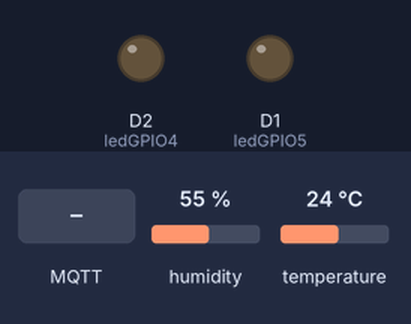
The sketch below on a simulated ESP8266 (NodeMCU). On the bench: output pins drawn as LEDs (lit = HIGH). Inputs (shaded band) come from the test bench; at power-on: humidity 55 %, temperature 24 °C. WiFi joins after 1.5 s; servers stay silent unless stated; no MQTT or app messages arrive unless stated; what the sketch prints to the serial monitor is not drawn.

Above: at 2.7 s.
2.8 s: MQTT message "0" arrives on the first subscribed topic
At 12.0 s:
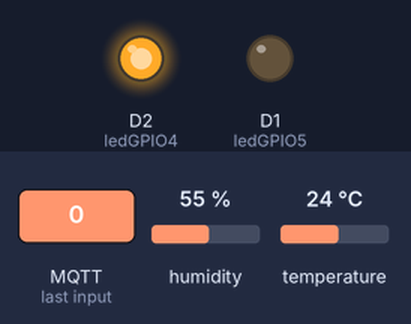
13.1 s: MQTT message "0" arrives on the second subscribed topic
At 22.8 s:
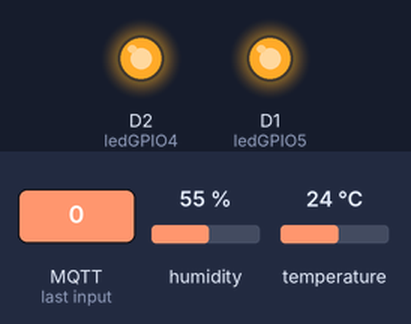
23.1 s: MQTT message "1" arrives on the first subscribed topic
At 32.7 s:
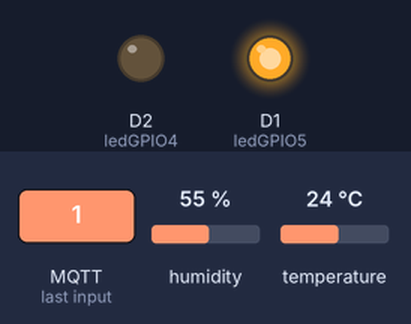
33.1 s: MQTT message "1" arrives on the second subscribed topic
At 42.4 s:
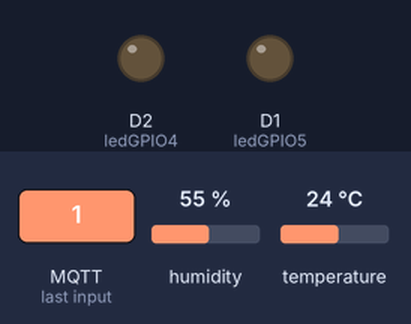
Timing chart, 0 to 43.9 s (numbered marks = the images above; inputs shaded):
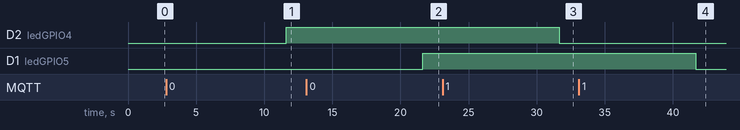

Measured:
- after the input at 2.8 s, D2 (ledGPIO4): LOW → HIGH after 8.8 s
- after the input at 13.1 s, D1 (ledGPIO5): LOW → HIGH after 8.5 s
- after the input at 23.1 s, D2 (ledGPIO4): HIGH → LOW after 8.6 s
- after the input at 33.1 s, D1 (ledGPIO5): HIGH → LOW after 8.6 s

The sketch:

DHT_Relay.ino
```cpp
// Including the ESP8266 WiFi library
#include <ESP8266WiFi.h>
#include <PubSubClient.h>
#include "DHT.h"

#define DHTTYPE DHT11   // DHT 11

// Replace with your network details
const char* ssid = "<SSID>";
const char* password = "<PASSWORD>";

const char* mqtt_server = "<Server IP>";

// DHT Sensor
const int DHTPin = D5;
// Initialize DHT sensor.
DHT dht(DHTPin, DHTTYPE);
WiFiClient espClient;
PubSubClient client(espClient);

const int ledGPIO5 = 5;
const int ledGPIO4 = 4;

// Temporary variables
static char celsiusTemp[7];
static char fahrenheitTemp[7];
static char humidityTemp[7];

void setup_wifi() {
  delay(10);
  Serial.println();
  Serial.print("Connecting to ");
  Serial.println(ssid);
  WiFi.begin(ssid, password);
  while (WiFi.status() != WL_CONNECTED) {
    delay(500);
    Serial.print(".");
  }
  Serial.println("");
  Serial.print("WiFi connected - ESP IP address: ");
  Serial.println(WiFi.localIP());
}

void callback(String topic, byte* message, unsigned int length) {
  Serial.print("Message arrived on topic: ");
  Serial.print(topic);
  Serial.print(". Message: ");
  String messageTemp;

  for (int i = 0; i < length; i++) {
    Serial.print((char)message[i]);
    messageTemp += (char)message[i];
  }
  Serial.println();

  if(topic=="esp8266/4"){
      if(messageTemp == "0"){
        digitalWrite(ledGPIO4, HIGH);
        client.publish("esp8266/4/reply", "4-on");
      }
      else if(messageTemp == "1"){
        digitalWrite(ledGPIO4, LOW);
        client.publish("esp8266/4/reply", "4-off");
      }
  }
  if(topic=="esp8266/5"){
      if(messageTemp == "0"){
        digitalWrite(ledGPIO5, HIGH);
        client.publish("esp8266/5/reply", "5-on");

      }
      else if(messageTemp == "1"){
        digitalWrite(ledGPIO5, LOW);
         client.publish("esp8266/5/reply", "5-off");
      }
  }
  Serial.println();
}

void reconnect() {
  while (!client.connected()) {
    Serial.print("Attempting MQTT connection...");
    if (client.connect("ESP8266Client")) {
      Serial.println("connected");
      client.subscribe("esp8266/4");
      client.subscribe("esp8266/5");
    } else {
      Serial.print("failed, rc=");
      Serial.print(client.state());
      Serial.println(" try again in 5 seconds");
      delay(5000);
    }
  }
}

// only runs once on boot
void setup() {
  pinMode(ledGPIO4, OUTPUT);
  pinMode(ledGPIO5, OUTPUT);

  Serial.begin(115200);
  setup_wifi();
  client.setServer(mqtt_server, 1883);
  client.setCallback(callback);
  // Initializing serial port for debugging purposes
  Serial.begin(115200);
  delay(10);

  dht.begin();
}

// runs over and over again
void loop() {
  if (!client.connected()) {
    reconnect();
  }
  if(!client.loop())
    client.connect("ESP8266Client");
    delay(10000);
  float h = dht.readHumidity();
  float t = dht.readTemperature();
  float f = dht.readTemperature(true);
  float hic = dht.computeHeatIndex(t, h, false);
  dtostrf(hic, 6, 2, celsiusTemp);
  float hif = dht.computeHeatIndex(f, h);
  dtostrf(hif, 6, 2, fahrenheitTemp);
  dtostrf(h, 6, 2, humidityTemp);
  client.publish("DHT11/1",celsiusTemp);
  client.publish("DHT11/1",fahrenheitTemp);
  client.publish("DHT11/1",humidityTemp);
}
```
